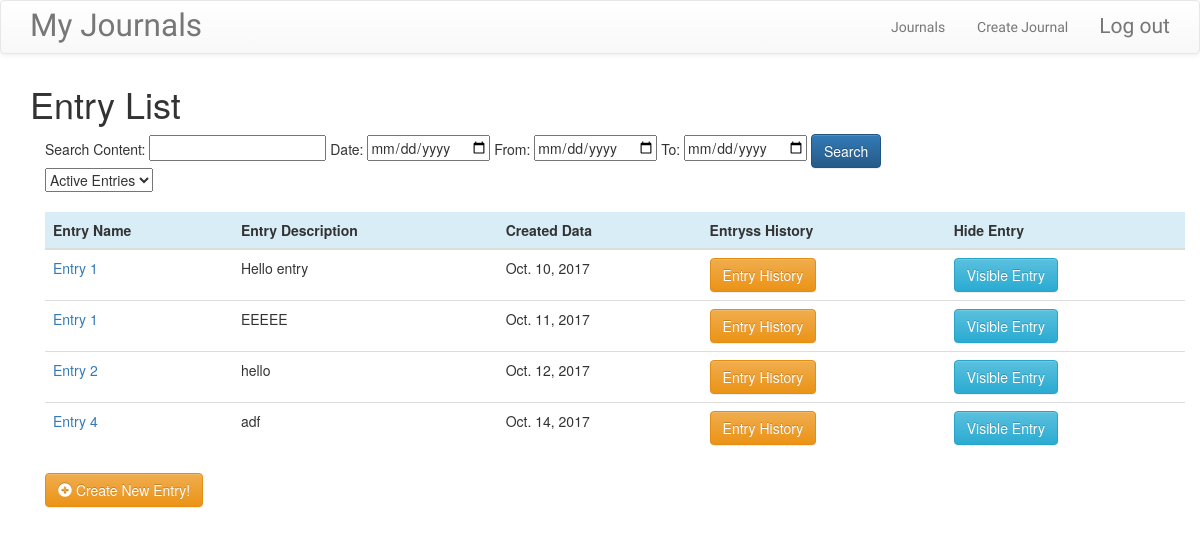
The page /journals/journal/entry/list/26/ (signed in) on the database its author committed.
### journals/models.py (models this page shows, shortened)
class Entry(models.Model):
    journal = models.ForeignKey(Journal, on_delete=models.CASCADE)
    title_text = models.CharField('entry title', max_length=200)
    body_text = models.CharField('entry body', max_length=200)
    created_date = models.DateField('published date', default= timezone.now)
    hidden_boolean = models.BooleanField('hidden', default=False)
    deleted_boolean = models.BooleanField('deleted', default=False)
    orginal_entry = models.PositiveIntegerField(default=0)
    is_available = models.BooleanField('replaced', default=True)

### journals/views.py (the view)
# urls.py: url(r"^journal/entry/list/(?P<pk>\d+)/$", views.JournalEntryList.as_view(), name="entry_list"),
class JournalEntryList(LoginRequiredMixin, generic.ListView):
    model = Entry
    def get_queryset(self):
        queryset = super().get_queryset()
        print("************", self.request.GET.get('entry_lists', 0))
        if (self.request.GET.get('entry_lists', 0) == '1'):
            return queryset.filter(journal_id=self.kwargs.get("pk")).exclude(deleted_boolean=True).exclude(
                hidden_boolean=True).exclude(is_available=False)
        elif (self.request.GET.get('entry_lists', 0) == '2'):
            return queryset.filter(journal_id=self.kwargs.get("pk")).exclude(is_available=False)
        else:
            return queryset.filter(journal_id=self.kwargs.get("pk")).exclude(deleted_boolean=True).exclude(
                hidden_boolean=True).exclude(is_available=False)
    def get_context_data(self, **kwargs):
        context = super().get_context_data(**kwargs)
        context["gournal_id"] = self.kwargs.get("pk")
        context["select_id"] = self.request.GET.get('entry_lists', 0)
        return context

### journals/templates/journals/entry_list.html (shortened to what this page needs)
{% extends "journals/entry_base.html" %}
{% block preentry %}
<h1>Entry List</h1>
    <div class="container">
    <form action="{% url 'journals:entry_search' %}" method="get" onsubmit="myFunction()">
                    Search Content:
                    <input type="text" name="content">
                    Date:
                    <input type="date" name="date">
                    From:
                    <input type="date" name="start_date">
                    To:
                    <input type="date" name="end_date">
                    <input type="submit" value="Search" class="btn btn-primary btn-large">
    </form>
      <form action="{% url 'journals:entry_list' pk=gournal_id %}" method="GET" id="entry-select">
    <select id="id_entry_list" name="entry_lists" onchange="hello();">
      <option value=1 id="option_1">Active Entries</option>
    </select>
  </form>
    {% if object_list.content == 0 %}
        <li>No Entries yet.</li>
    {% else %}
<table class="table">
    <thead>
    <tr class ="info">
        <th>Entry Name</th>
        <th>Entry Description</th>
        <th>Created Data</th>
        <th>Entryss History</th>
        <th>Hide Entry</th>
    </tr>
    </thead>
    <tbody>
    {% for entry in object_list  %}
    <tr>
        {% if entry.deleted_boolean %}
            <td><a href="{% url 'journals:entry_detail' pk=entry.id %}">{{ entry.title_text }}</a><font size="3" color="red">[Deleted]</font></td>
            {% else %}
            <td><a href="{% url 'journals:entry_detail' pk=entry.id %}">{{ entry.title_text }}</a></td>
        {% endif %}
        <td>{{ entry.body_text }}</td>
        <td>{{ entry.created_date }}</td>
        <td><a href="{% url 'journals:entry_log' orginal_entry=entry.orginal_entry journal_id=entry.journal.id %}" class="btn btn-md btn-fill btn-warning"> Entry History</a></td>
        {% if entry.hidden_boolean %}
            <td><a href="{% url 'journals:entry_hide' pk=entry.id %}" class="btn btn-md btn-fill btn-warning"></span> Invisible Entry</a></td>
        {% else %}
            <td><a href="{% url 'journals:entry_hide' pk=entry.id %}" class="btn btn-md btn-fill btn-info"></span> Visible Entry</a></td>
        {% endif %}
    </tr>
        {% empty %}
    <tr>
        <td>No Entries!!</td>
    </tr>
    {% endfor %}
    </tbody>
</table>
{% endif %}
    <a href="{% url 'journals:entry_create' pk=gournal_id %}" class="btn btn-md btn-fill btn-warning"><span class="glyphicon glyphicon-plus-sign"></span> Create New Entry!</a>
</div>
{% endblock %}

### journals/templates/journals/entry_base.html (shortened to what this page needs)
{% extends "journals/base.html" %}
{% block content %}
<div class="container">
  <div class="row">
    {% block preentry %}{% endblock %}
  </div>
</div>
{% endblock %}

### journals/templates/journals/base.html (shortened to what this page needs)
<!DOCTYPE html>
{% load staticfiles %}
<html>
    <head>
        <link rel="stylesheet" href="https://maxcdn.bootstrapcdn.com/bootstrap/3.3.7/css/bootstrap.min.css">
        <link rel="stylesheet" href="https://maxcdn.bootstrapcdn.com/bootstrap/3.3.7/css/bootstrap-theme.min.css">
        <link rel="stylesheet" href="//cdn.jsdelivr.net/medium-editor/latest/css/medium-editor.min.css" type="text/css" media="screen" charset="utf-8">
        <link rel="stylesheet" href="{% static 'css/journals.css' %}">
    </head>
<body >
  <nav class="navbar navbar-default techfont custom-navbar">
    <div class="container">
      <ul class="nav navbar-nav">
        <li><a class='navbar-brand bigbrand' href="#">My Journals</a></li>
      </ul>
      <ul class="nav navbar-nav navbar-right">
        {% if user.is_authenticated %}
            <li><a href="{% url 'journals:all' %}" class="btn btn-simple">Journals</a></li>
            <li><a href="{% url 'journals:create' %}" class="btn btn-simple">Create Journal</a></li>
        <li>
          <a href="{% url 'journals:logout' %}" >Log out</a>
        </li>
          {% else %}
            <li><a href="{% url 'journals:login' %}" class="btn btn-simple">Log in</a></li>
    		<li><a href="{% url 'journals:signup' %}" class="btn btn-simple">Sign up</a></li>
        {% endif %}
      </ul>
  </div>
</nav>
        <div class="content container">
            <div class="row">
                <div class="col-md-8">
                  <div class="blog_posts">
                    {% block content %}
                    {% endblock %}
                  </div>
                </div>
            </div>
        </div>
</body>
</html>

### journals/static/css/journals.css (style rules this page uses)
.techfont { font-family: 'Russo One', sans-serif; font-size: 1.5em; margin-bottom: 10px; }
.bigbrand { font-size: 1.5em; }

### rows shown on the page
Entry: title_text "Entry 1", body_text "Hello entry", created_date "Oct. 10, 2017", hidden_boolean "Visible Entry"
Entry: title_text "Entry 1", body_text "EEEEE", created_date "Oct. 11, 2017", hidden_boolean "Visible Entry"
Entry: title_text "Entry 2", body_text "hello", created_date "Oct. 12, 2017", hidden_boolean "Visible Entry"
Entry: title_text "Entry 4", body_text "adf", created_date "Oct. 14, 2017", hidden_boolean "Visible Entry"
